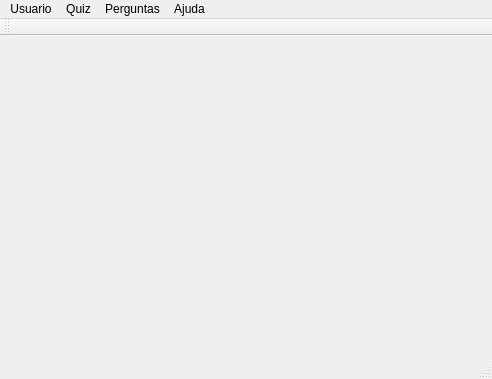
<?xml version="1.0" encoding="UTF-8"?>
<ui version="4.0">
 <class>TelaPrincipal</class>
 <widget class="QMainWindow" name="TelaPrincipal">
  <property name="geometry">
   <rect>
    <x>0</x>
    <y>0</y>
    <width>492</width>
    <height>379</height>
   </rect>
  </property>
  <property name="windowTitle">
   <string>CooQuiz</string>
  </property>
  <widget class="QWidget" name="centralWidget"/>
  <widget class="QMenuBar" name="menuBar">
   <property name="geometry">
    <rect>
     <x>0</x>
     <y>0</y>
     <width>492</width>
     <height>21</height>
    </rect>
   </property>
   <widget class="QMenu" name="menuPerfil">
    <property name="title">
     <string>Usuario</string>
    </property>
    <addaction name="actionModificar"/>
    <addaction name="actionRank"/>
    <addaction name="actionSair"/>
   </widget>
   <widget class="QMenu" name="menuQuiz">
    <property name="title">
     <string>Quiz</string>
    </property>
    <addaction name="actionQuiz_Livre"/>
    <addaction name="actionQuiz_Prov_o"/>
    <addaction name="actionQuiz_Challenge"/>
   </widget>
   <widget class="QMenu" name="menuAjuda">
    <property name="title">
     <string>Ajuda</string>
    </property>
    <addaction name="actionSobre_o_CooQuiz"/>
    <addaction name="actionSobre_o_Qt"/>
   </widget>
   <widget class="QMenu" name="menuPerguntas">
    <property name="title">
     <string>Perguntas</string>
    </property>
    <addaction name="actionNova_Pergunta"/>
   </widget>
   <addaction name="menuPerfil"/>
   <addaction name="menuQuiz"/>
   <addaction name="menuPerguntas"/>
   <addaction name="menuAjuda"/>
  </widget>
  <widget class="QToolBar" name="mainToolBar">
   <attribute name="toolBarArea">
    <enum>TopToolBarArea</enum>
   </attribute>
   <attribute name="toolBarBreak">
    <bool>false</bool>
   </attribute>
  </widget>
  <widget class="QStatusBar" name="statusBar"/>
  <action name="actionModificar">
   <property name="text">
    <string>Modificar Dados de Usuario</string>
   </property>
  </action>
  <action name="actionQuiz_Livre">
   <property name="text">
    <string>Quiz Livre</string>
   </property>
  </action>
  <action name="actionQuiz_Prov_o">
   <property name="text">
    <string>Quiz Provão</string>
   </property>
  </action>
  <action name="actionQuiz_Challenge">
   <property name="text">
    <string>Quiz Challenge</string>
   </property>
  </action>
  <action name="actionNova_Pergunta">
   <property name="text">
    <string>Nova Pergunta</string>
   </property>
  </action>
  <action name="actionSobre_o_CooQuiz">
   <property name="text">
    <string>Sobre o CooQuiz</string>
   </property>
  </action>
  <action name="actionSobre_o_Qt">
   <property name="text">
    <string>Sobre o Qt</string>
   </property>
  </action>
  <action name="actionRank">
   <property name="text">
    <string>Rank</string>
   </property>
  </action>
  <action name="actionSair">
   <property name="text">
    <string>Sair</string>
   </property>
  </action>
 </widget>
 <layoutdefault spacing="6" margin="11"/>
 <resources/>
 <connections/>
</ui>
